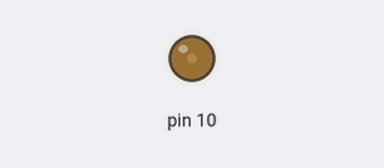
The sketch below on a simulated Arduino Uno, built with avr-gcc and run on an emulated ATmega328P. Parts: output pins drawn as LEDs (lit = HIGH).

Above: at 0.05 s.
At 0.2 s:
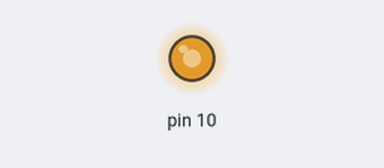
At 0.4 s:
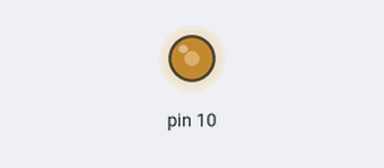
Timing chart, 0 to 3.0 s (numbered marks = the images above):
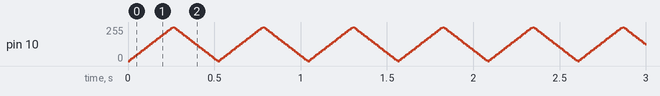

The sketch:

breath.ino
```cpp
byte brightness = 0;
bool descending = false;
const byte delta = 10;
void setup()
{
}

void loop()
{
    analogWrite(10, brightness);
    delay(10);
    if (descending)
    {
        if (brightness < delta)
        {
            brightness = 0;
            descending = false;
        }
        else
        {
            brightness -= delta;
        }
    }
    else
    {
        if (brightness > 255 - delta)
        {
            brightness = 255;
            descending = true;
        }
        else
        {
            brightness += delta;
        }
    }
}
```
